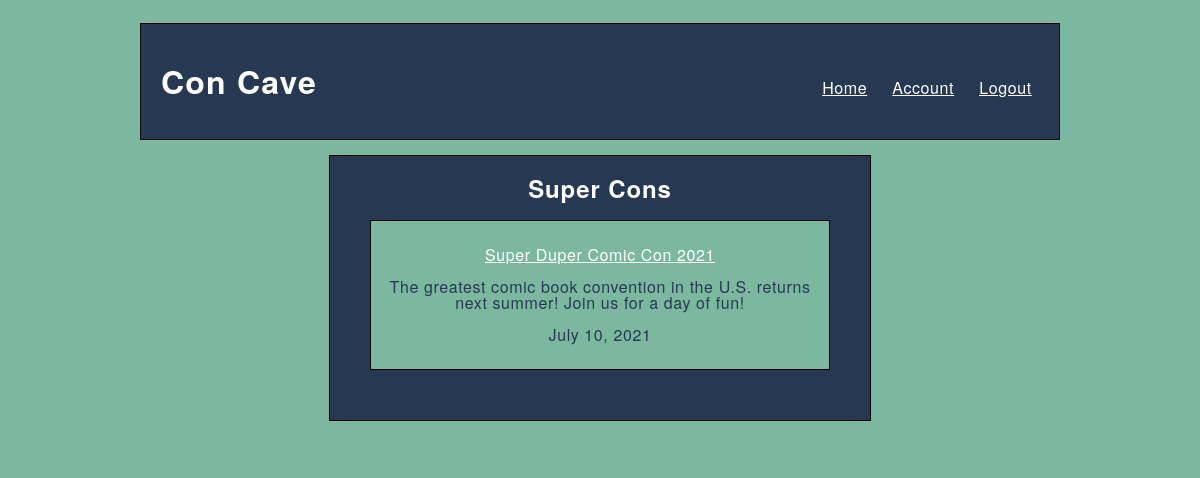
/vieworg/1 (signed in), run on the app's committed database.
### concave_app/models.py (models this page shows)
class Organizer(models.Model):
    org_name = models.CharField(max_length=100)
    first_name = models.CharField(max_length=100)
    last_name = models.CharField(max_length=100)
    email = models.CharField(max_length=100)
    password = models.CharField(max_length=100)
    is_organizer = models.BooleanField(default=True)
    created_at = models.DateTimeField(auto_now_add=True)
    updated_at = models.DateTimeField(auto_now=True)
    objects=OrganizerManager()

class Convention(models.Model):
    name = models.CharField(max_length=255)
    description = models.CharField(max_length=255)
    con_type = models.CharField(max_length=255)
    date = models.DateField()
    location = models.CharField(max_length=255)
    created_by = models.ForeignKey(Organizer, related_name="cons", on_delete=models.CASCADE)
    likes = models.ManyToManyField(Attendee,related_name="likes")
    rsvps = models.ManyToManyField(Attendee,related_name="rsvps")
    created_at = models.DateTimeField(auto_now_add=True)
    updated_at = models.DateTimeField(auto_now=True)
    objects = ConManager()

### concave_app/views.py (the view, shortened to what this page needs)
# urls.py: path('vieworg/<int:id>', views.vieworg),
def vieworg(request, id):
    if 'user_id' in request.session:
        if 'org_id' in request.session:
            logged_organizer = Organizer.objects.filter(id=request.session['org_id'])
            if len(logged_organizer) > 0:
                logged_organizer = logged_organizer[0]
                if request.session['user_id'] == logged_organizer.id:
                    org = Organizer.objects.get(id=id)
                    context = {
                        'logged_organizer': Organizer.objects.get(id=request.session['user_id']),
                        'clicked_org': org,
                        'all_org_cons': Convention.objects.filter(created_by=org.id)
                    }
                    return render(request, 'org.html',context)
    return redirect('/')

### concave_app/templates/org.html (shortened to what this page needs)
<!DOCTYPE html>
<html lang="en">
<head>
    {% load static %}
    <link rel="stylesheet" href="{% static 'user.css' %}">
</head>
<body>
    <div id="wrapper">
        <header>
            <h1 id="header">Con Cave</h1>
            <a href="/home" id="header" class="header_links">Home</a>
            <a href="/viewaccount/{{request.session.user_id}}" id="header">Account</a>
            <a href="/logout" id="header">Logout</a>
        </header>
        <div id="all_cons">
            <h2>{{clicked_org.org_name}}</h2>
            {% for con in all_org_cons %}
                <div id="con">
                    <p><a href="/viewcon/{{con.id}}">{{con.name}}</a></p>
                    <p>{{con.description}}</p>
                    <p>{{con.date}}</p>
                </div>
            {% endfor %}
        </div>
</body>
</html>

### concave_app/static/user.css (style rules this page uses)
* { background-color: #7cb8a0; font-family: 'Helvetica Neue', Helvetica, Arial, sans-serif; line-height: 1; letter-spacing: 0.0375em; color: #263852; }
#wrapper { width: 920px; margin: 0px auto; height: fit-content; padding: 15px; }
header { border: solid black 1px; background-color: #263852; color: white; padding: 10px; }
#header { display: inline-block; padding: 10px; background-color: #263852; color: white; }
header a { color: white; }
.header_links { margin-left: 480px; }
#all_cons { display: block; border: solid black 1px; padding: 0px 40px 40px 40px; background-color: #263852; text-align: center; margin: 15px auto; width: 50%; }
h2 { background-color: #263852; color: white; }
#con { border: solid black 1px; padding: 10px; color: white; text-align: center; margin-bottom: 10px; }
a { color: white; }

### data on the page
Organizer: org_name "Super Cons"
Convention: name "Super Duper Comic Con 2021", description "The greatest comic book convention in the U.S. returns next summer! Join us for a day of fun!", date "July 10, 2021"
